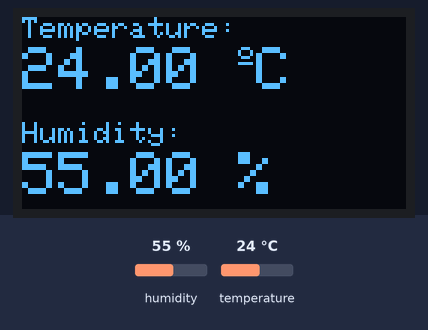
This sketch was run on a simulated STM32 Blue Pill. Parts: 128×64 one-colour display. The inputs (shaded band) are chosen by the test bench; at power-on: humidity 55 %, temperature 24 °C. The display library's start-up logo is not drawn.

Above: at 1.3 s.
1.4 s: humidity set to 22 %
At 3.3 s:
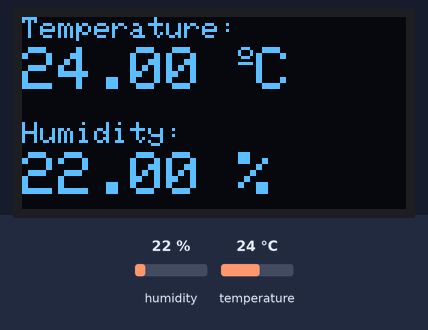
4.2 s: temperature set to 12 °C
At 5.2 s:
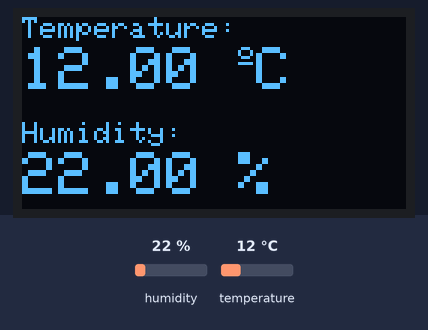
7.0 s: humidity set to 40 %
At 8.9 s:
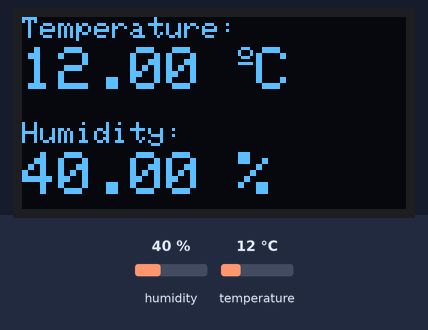
10.0 s: temperature set to 19 °C
At 12.0 s:
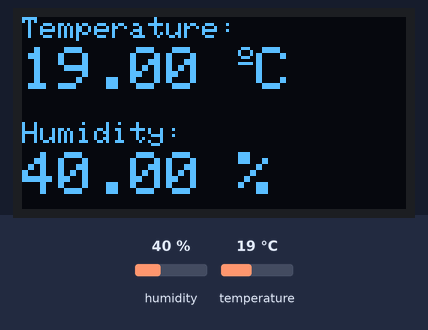
Timing chart, 0 to 13.5 s (numbered marks = the images above; inputs shaded):
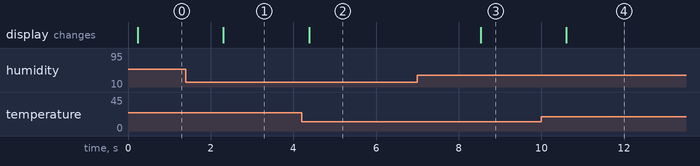

The sketch:

dht11.ino
```cpp
#include <Adafruit_SSD1306_STM32.h> //library for oled display

#include <Adafruit_GFX.h> //library for oled display

#include <DHT.h> //library for dht11 sensor
#define OLED_RESET 4 //define reset
#define DHTPIN PA1 //define data pin

#define DHTTYPE DHT11 //define dht type

Adafruit_SSD1306 display(OLED_RESET);

DHT dht(DHTPIN, DHTTYPE);
void setup()

{


  display.begin(SSD1306_SWITCHCAPVCC, 0x3C); //begin oled display


  dht.begin(); //begin dht11 display
  Serial2.begin(9600);//begin serial communication through serial 2
 display.display();
 delay(100);
 display.clearDisplay();//clear oled display
 display.display();
 display.setTextSize(1);//set text size
 display.setTextColor(WHITE);//set text color

}

void loop()//start loop

{

  float h = dht.readHumidity();       //Gets Humidity value

  float t = dht.readTemperature(); //Gets temperature value
  display.setCursor(0,0);//set position
  display.clearDisplay();

 display.setTextSize(1);
  display.setCursor(0,0);
  display.print("Temperature: ");//display temperature on oled
  display.setTextSize(2);
  display.setCursor(0,10);
  display.print(t); //display temperature value on oled
  display.print(" ");
  display.setTextSize(1);
  display.cp437(true);
  display.write(167);
  display.setTextSize(2);
  display.print("C");
  Serial2.println(t);//send temperature value through serial communication to nodemcu

  display.setTextSize(1);
  display.setCursor(0, 35);
  display.print("Humidity: "); //display humidity on oled
  display.setTextSize(2);
  display.setCursor(0, 45);
  display.print(h); //display humidity value on oled
  display.print(" %");
  Serial2.println(h); //send humidity value through serial communication to nodemcu

  display.display();
  delay(1000); //generate delay

}
```

Measured:
- after the input at 1.4 s, the display: changes after 0.90 s (image 1)
- after the input at 4.2 s, the display: changes after 0.18 s (image 2)
- after the input at 7.0 s, the display: changes after 1.5 s (image 3)
- after the input at 10.0 s, the display: changes after 0.60 s (image 4)
